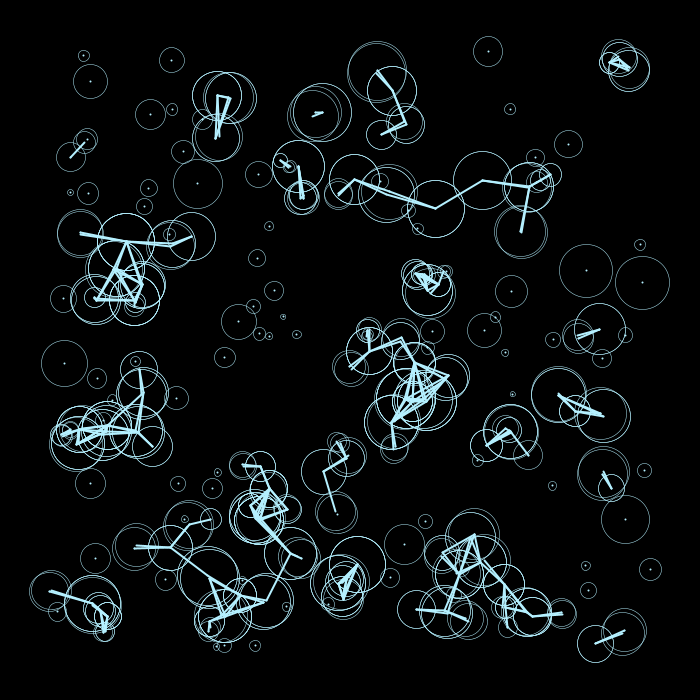
Frame 1 (no input)
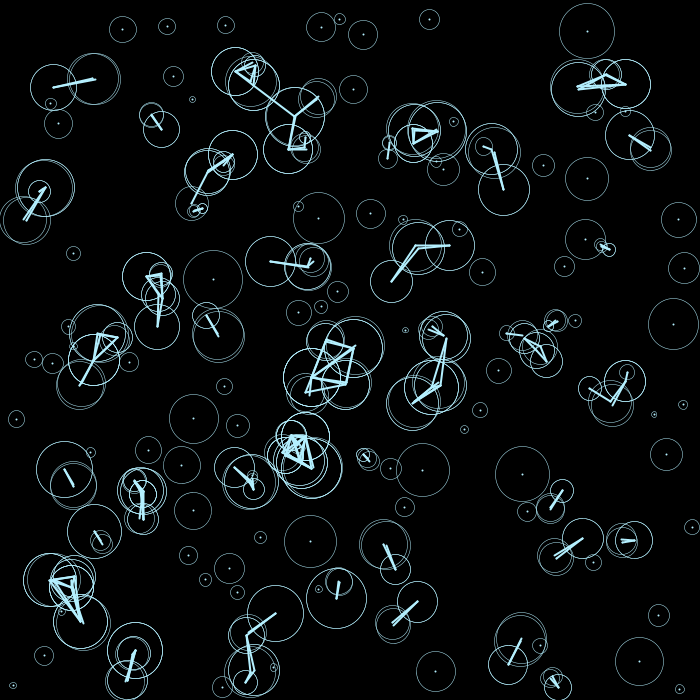
Frame 60 (the mouse pressed at the canvas centre just before this capture)
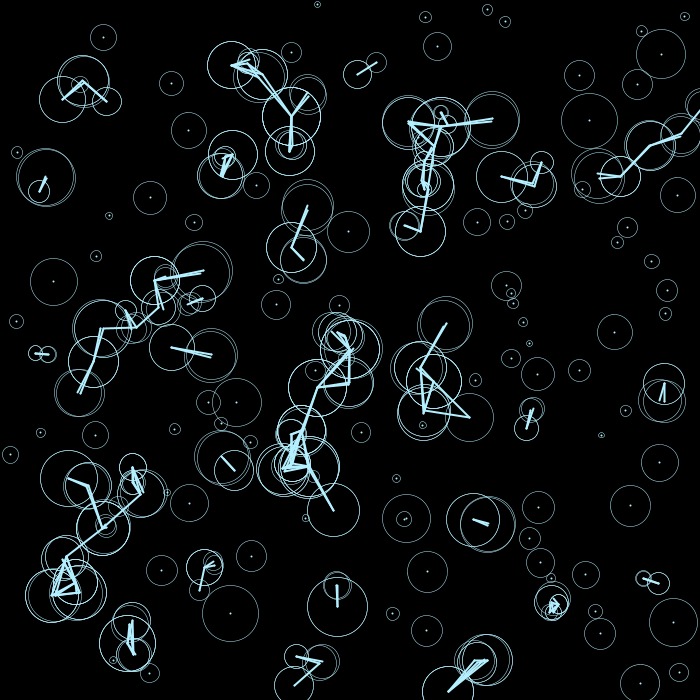
Frame 120 (the mouse held since frame 60 and released just before this capture)

The Processing sketch that drew these frames (run headless with seeded random() and noise(); from frame 60 on, the mouse is pressed at the canvas centre):

// Processing sketch: sketch3
// ── sketch3.pde

PVector pos[];
PVector acc[];

int num = 200;
int bound = 50;
int sp = 4;
float gravity = 0;
float ang;


void mousePressed(){
  gravity = 5;
}

void addGravity(PVector p1, PVector p2,PVector pR){
  ang = PVector.angleBetween(p1, p2);
  pR.rotate(ang*PI*gravity);
}


void mouseReleased(){
  gravity = 0;
}


void setup() {
  size(700, 700);
  background(0);
  
  
  pos = new PVector[num];
  acc = new PVector[num];
  
  for(int i=0;i<num;++i){
    pos[i] = new PVector(random(bound,width-bound),random(bound,height-bound),random(5,60));
    acc[i] = new PVector(random(-sp,sp),random(-sp,sp),0);
  }
}

void draw() {
  
  background(0);
  stroke(255);
  noFill();
  
  
  for(int j=0;j<num;++j){
    pos[j].add(acc[j]);
    
    if(pos[j].x>width-(pos[j].z/2)||pos[j].x<(pos[j].z/2)){
      acc[j].x = acc[j].x*-1;
    }
    
    if(pos[j].y>height-(pos[j].z/2)||pos[j].y<(pos[j].z/2)){
      acc[j].y = acc[j].y*-1;
    }
    
    
    for(int n=0;n<num;++n){
      
          
          if(PVector.dist(pos[j],pos[n])<(pos[j].z+pos[n].z)/2){
          stroke(180,240,255);
          strokeWeight(2);
          addGravity(pos[j],pos[n],acc[j]);
          line(pos[n].x,pos[n].y,pos[j].x,pos[j].y);
          
          }
        
          else{
          noStroke();
          }
        
        strokeWeight(0.5);
        ellipse(pos[n].x,pos[n].y,pos[n].z,pos[n].z);
      }
      
  }
}
